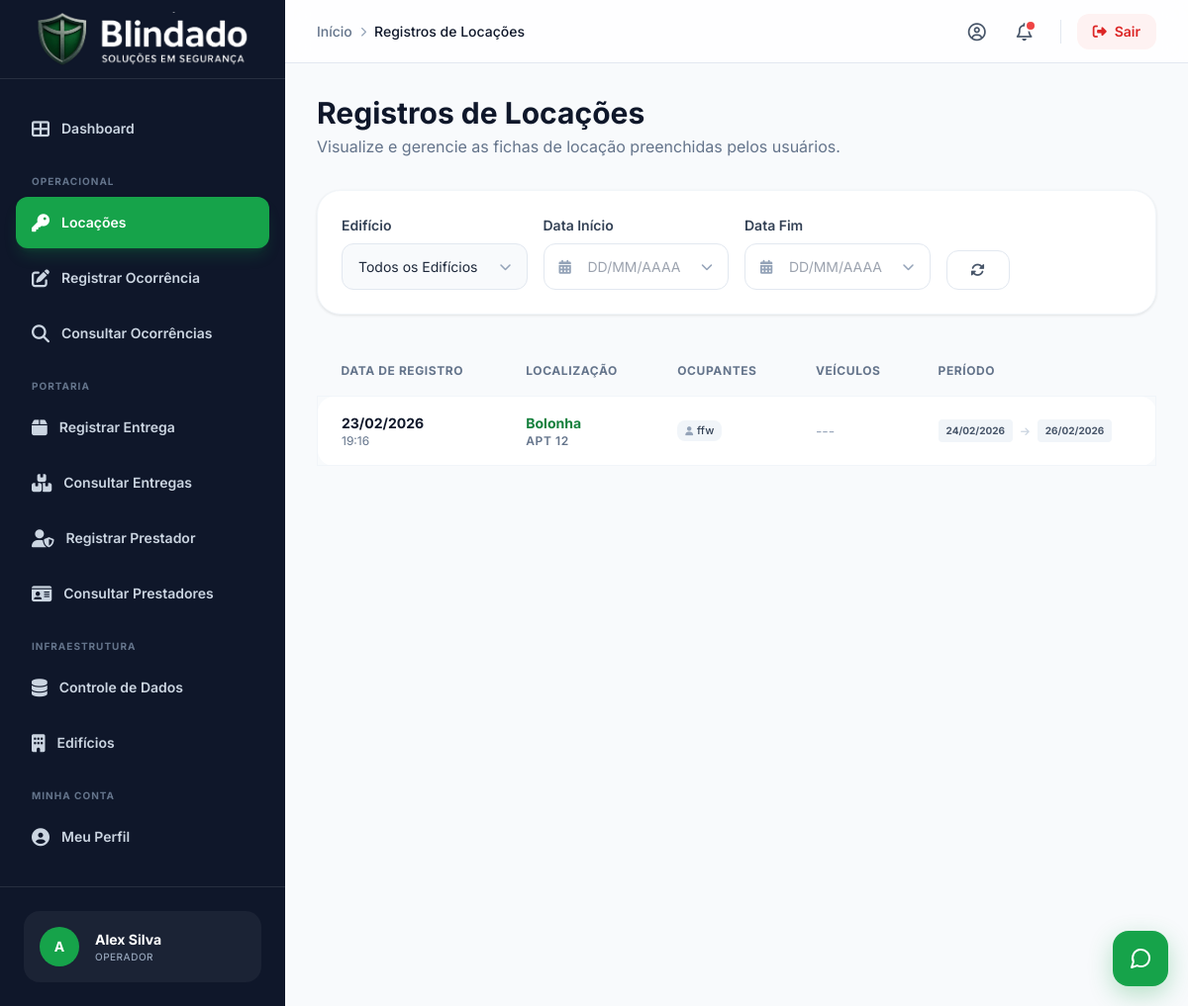
Page /admin/listar_locacoes.php (signed in) on the committed database.
### tables this page shows
CREATE TABLE `locacoes` (
  `id` int(11) NOT NULL,
  `edificio_id` int(11) NOT NULL,
  `tipo_usuario` varchar(20) DEFAULT NULL,
  `numero_apartamento` varchar(10) DEFAULT NULL,
  `nome_morador` varchar(255) DEFAULT NULL,
  `cpf_cnpj` varchar(20) DEFAULT NULL,
  `telefone` varchar(20) DEFAULT NULL,
  `email` varchar(255) DEFAULT NULL,
  `data_locacao` date DEFAULT NULL,
  `data_criacao` timestamp NOT NULL DEFAULT current_timestamp(),
  `locador_nome` varchar(255) DEFAULT NULL,
  `locador_telefone` varchar(50) DEFAULT NULL,
  `user_whatsapp` varchar(20) DEFAULT NULL,
  `data_entrada` date DEFAULT NULL,
  `data_saida` date DEFAULT NULL,
  `observacoes` text DEFAULT NULL,
  `data_registro` timestamp NOT NULL DEFAULT current_timestamp()
);

CREATE TABLE `edificios` (
  `id` int(11) NOT NULL,
  `nome` varchar(255) NOT NULL,
  `base_id` int(11) NOT NULL,
  `endereco` varchar(255) DEFAULT NULL,
  `sindico_nome` varchar(255) DEFAULT NULL,
  `sindico_contato` varchar(255) DEFAULT NULL,
  `administradora_id` int(11) DEFAULT NULL,
  `observacao_ficha_locacao` text DEFAULT NULL,
  `sindico_id` int(11) DEFAULT NULL
);

### admin/listar_locacoes.php (the view, shortened to what this page needs)
<?php
require_once 'conexao.php';
require_once 'components/modern_calendar.php';
    $sql = "SELECT
                l.*,
                e.nome as nome_edificio,
                GROUP_CONCAT(DISTINCT li.nome SEPARATOR ', ') as nomes_inquilinos,
                GROUP_CONCAT(DISTINCT lv.placa SEPARATOR ', ') as placas_veiculos
            FROM locacoes l
        LEFT JOIN edificios e ON l.edificio_id = e.id
        LEFT JOIN locacoes_inquilinos li ON l.id = li.locacao_id
        LEFT JOIN locacoes_veiculos lv ON l.id = lv.locacao_id
        WHERE 1=1";
$sql .= " GROUP BY l.id ORDER BY l.id DESC";
$stmt = $conn->prepare($sql);
$stmt->execute();
$result = $stmt->get_result();
$locacoes = $result->fetch_all(MYSQLI_ASSOC);
?>
<!DOCTYPE html>
<html lang="pt-br" class="h-full bg-slate-50">
<head>
    <script src="https://cdn.tailwindcss.com"></script>
    <link rel="stylesheet" href="https://cdnjs.cloudflare.com/ajax/libs/font-awesome/6.4.0/css/all.min.css">
    <link rel="stylesheet" href="style_modern.css">
</head>
<body class="h-full text-slate-800 antialiased">
    <div class="flex min-h-screen">
        <?php include 'components/sidebar.php'; ?>
        <div class="flex flex-1 flex-col overflow-hidden">
            <?php include 'components/header.php'; ?>
            <main class="flex-1 overflow-y-auto p-4 sm:p-8 custom-scrollbar">
                <div class="mb-8 animate-fade-in">
                    <h1 class="text-2xl font-bold text-slate-900 sm:text-3xl">Registros de Locações</h1>
                    <p class="mt-1 text-slate-500">Visualize e gerencie as fichas de locação preenchidas pelos usuários.</p>
                </div>
                <div class="mb-8 animate-slide-up">
                    <div class="admin-card">
                        <form method="GET" class="grid grid-cols-1 gap-4 sm:grid-cols-4 sm:items-end">
                            <div class="space-y-2">
                                <label class="form-label">Edifício</label>
                                <div class="relative">
                                    <select name="edificio_id" id="edificio_id" class="form-input appearance-none pr-10">
                                        <option value="">Todos os Edifícios</option>
                                    </select>
                                    <div class="absolute inset-y-0 right-0 pr-4 flex items-center pointer-events-none">
                                    </div>
                                </div>
                            </div>
                            <div class="space-y-2">
                            </div>
                            <div class="space-y-2">
                            </div>
                            <div>
                                <a href="listar_locacoes.php" class="btn-secondary" title="Limpar Filtros">
                                    <i class="fas fa-sync-alt"></i>
                                </a>
                            </div>
                        </form>
                    </div>
                </div>
                <div class="animate-slide-up" style="animation-delay: 0.1s;">
                    <div class="overflow-x-auto">
                        <table class="admin-table">
                            <thead>
                                <tr>
                                    <th>Data de Registro</th>
                                    <th>Localização</th>
                                    <th>Ocupantes</th>
                                    <th>Veículos</th>
                                    <th>Período</th>
                                </tr>
                            </thead>
                            <tbody>
                                <?php if (empty($locacoes)): ?>
                                    <tr>
                                        <td colspan="6" class="text-center py-12 text-slate-500">
                                            <div class="flex flex-col items-center gap-2">
                                                <i class="fas fa-key text-4xl text-slate-200"></i>
                                                <p>Nenhum registro de locação encontrado.</p>
                                            </div>
                                        </td>
                                    </tr>
                                <?php else: ?>
                                    <?php foreach ($locacoes as $loc): ?>
                                        <tr class="group">
                                            <td class="whitespace-nowrap">
                                                <div class="flex flex-col">
                                                    <span class="font-bold text-slate-900"><?= date('d/m/Y', strtotime($loc['data_registro'] ?? $loc['data_locacao'] ?? 'now')) ?></span>
                                                    <span class="text-xs text-slate-500"><?= date('H:i', strtotime($loc['data_registro'] ?? $loc['data_locacao'] ?? 'now')) ?></span>
                                                </div>
                                            </td>
                                            <td>
                                                <div class="flex flex-col">
                                                    <span class="font-bold text-primary-700"><?= htmlspecialchars($loc['nome_edificio']) ?></span>
                                                    <span class="text-xs font-semibold text-slate-500 uppercase tracking-wider">Apt <?= htmlspecialchars($loc['numero_apartamento']) ?></span>
                                                </div>
                                            </td>
                                            <td>
                                                <div class="flex flex-wrap gap-1">
                                                    <?php if ($loc['nomes_inquilinos']): ?>
                                                        <?php foreach(explode(', ', $loc['nomes_inquilinos']) as $inq): ?>
                                                            <span class="inline-flex items-center gap-1 rounded-lg bg-slate-100 px-2 py-0.5 text-[11px] font-medium text-slate-700">
                                                                <i class="fas fa-user text-[9px] text-slate-400"></i>
                                                                <?= htmlspecialchars($inq) ?>
                                                            </span>
                                                        <?php endforeach; ?>
                                                    <?php else: ?>
                                                        <span class="text-slate-400">---</span>
                                                    <?php endif; ?>
                                                </div>
                                            </td>
                                            <td>
                                                <div class="flex flex-wrap gap-1">
                                                    <?php if ($loc['placas_veiculos']): ?>
                                                        <?php foreach(explode(', ', $loc['placas_veiculos']) as $placa): ?>
                                                            <span class="inline-flex items-center gap-1 rounded-lg bg-slate-100 px-2 py-0.5 text-[11px] font-medium text-slate-700">
                                                                <i class="fas fa-car text-[9px] text-slate-400"></i>
                                                                <?= htmlspecialchars($placa) ?>
                                                            </span>
                                                        <?php endforeach; ?>
                                                    <?php else: ?>
                                                        <span class="text-slate-400">---</span>
                                                    <?php endif; ?>
                                                </div>
                                            </td>
                                            <td>
                                                <div class="flex items-center gap-2">
                                                    <span class="px-2 py-1 rounded bg-slate-100 text-slate-600 text-[10px] font-bold"><?= $loc['data_entrada'] ? date('d/m/Y', strtotime($loc['data_entrada'])) : '---' ?></span>
                                                    <i class="fas fa-arrow-right text-[10px] text-slate-300"></i>
                                                    <span class="px-2 py-1 rounded bg-slate-100 text-slate-600 text-[10px] font-bold"><?= $loc['data_saida'] ? date('d/m/Y', strtotime($loc['data_saida'])) : '---' ?></span>
                                                </div>
                                            </td>
                                        </tr>
                                    <?php endforeach; ?>
                                <?php endif; ?>
                            </tbody>
                        </table>
                    </div>
                </div>
            </main>
        </div>
    </div>
    <?php include 'components/footer.php'; ?>
</body>
</html>

### admin/style_modern.css (style rules this page uses)
:root { --primary-50: #f0fdf4; --primary-100: #dcfce7; --primary-200: #bbf7d0; --primary-300: #86efac; --primary-400: #4ade80; --primary-500: #22c55e; --primary-600: #16a34a; --primary-700: #15803d; --primary-800: #166534; --primary-900: #14532d; }
body { font-family: 'Inter', sans-serif; -webkit-font-smoothing: antialiased; -moz-osx-font-smoothing: grayscale; }
.animate-fade-in { animation: fadeIn 0.5s ease-out forwards; }
.animate-slide-up { animation: slideUp 0.5s ease-out forwards; }
.admin-table { width: 100%; border-separate: true; border-spacing: 0 0.5rem; }
.admin-table thead th { padding: 1rem 1.5rem; text-align: left; font-size: 0.75rem; font-weight: 700; text-transform: uppercase; letter-spacing: 0.05em; color: #64748b; }
.admin-table tbody tr { background-color: white; transition: all 0.2s; }
.admin-table tbody td { padding: 1rem 1.5rem; font-size: 0.875rem; color: #475569; border-top: 1px solid #f1f5f9; border-bottom: 1px solid #f1f5f9; }
.admin-table tbody td:first-child { border-left: 1px solid #f1f5f9; border-top-left-radius: 1rem; border-bottom-left-radius: 1rem; }
.admin-table tbody td:last-child { border-right: 1px solid #f1f5f9; border-top-right-radius: 1rem; border-bottom-right-radius: 1rem; }
.admin-card { border-radius: 1.5rem; background-color: white; padding: 1.5rem; box-shadow: 0 1px 3px 0 rgb(0 0 0 / 0.1); border: 1px solid #f1f5f9; transition: all 0.2s; }
.btn-secondary { display: inline-flex; items-center: true; justify-content: center; gap: 0.5rem; border-radius: 0.75rem; background-color: white; border: 1px solid #e2e8f0; padding: 0.75rem 1.5rem; font-size: 0.875rem; font-weight: 600; color: #475569; transition: all 0.2s; }
.form-input { width: 100%; border-radius: 0.75rem; border: 1px solid #e2e8f0; background-color: #f8fafc; padding: 0.75rem 1rem; font-size: 0.875rem; transition: all 0.2s; }
.form-label { margin-bottom: 0.5rem; display: block; font-size: 0.875rem; font-weight: 600; color: #334155; }

### rows in the picture
locacoes: data_registro "23/02/2026", data_registro "19:16", edificio.nome "Bolonha", numero_apartamento "12", inq "ffw", data_entrada "24/02/2026", data_saida "26/02/2026"

### other values in the picture
$avatar_letter "A"
$usuario_nome "Alex Silva"
$categoria_label "OPERADOR"
$crumb['label'] "Início"
$crumb['label'] "Registros de Locações"
$label "Data Início Data Fim"
